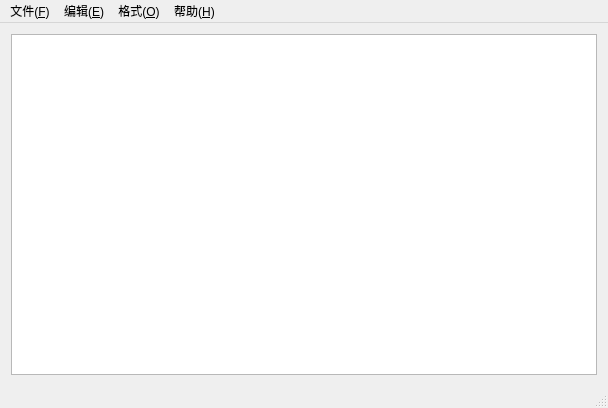
<?xml version="1.0" encoding="UTF-8"?>
<ui version="4.0">
 <class>MainWindow</class>
 <widget class="QMainWindow" name="MainWindow">
  <property name="windowModality">
   <enum>Qt::NonModal</enum>
  </property>
  <property name="geometry">
   <rect>
    <x>0</x>
    <y>0</y>
    <width>608</width>
    <height>408</height>
   </rect>
  </property>
  <property name="windowTitle">
   <string>MainWindow</string>
  </property>
  <property name="autoFillBackground">
   <bool>false</bool>
  </property>
  <widget class="QWidget" name="centralWidget">
   <layout class="QVBoxLayout" name="verticalLayout">
    <item>
     <widget class="QTextEdit" name="textEdit">
      <property name="autoFillBackground">
       <bool>true</bool>
      </property>
      <property name="styleSheet">
       <string notr="true">font: 10pt &quot;微软雅黑&quot;;</string>
      </property>
      <property name="frameShadow">
       <enum>QFrame::Sunken</enum>
      </property>
      <property name="lineWidth">
       <number>1</number>
      </property>
     </widget>
    </item>
   </layout>
  </widget>
  <widget class="QMenuBar" name="menuBar">
   <property name="geometry">
    <rect>
     <x>0</x>
     <y>0</y>
     <width>608</width>
     <height>23</height>
    </rect>
   </property>
   <widget class="QMenu" name="menu">
    <property name="title">
     <string>文件(&amp;F)</string>
    </property>
    <addaction name="newAction"/>
    <addaction name="openAction"/>
    <addaction name="saveAction"/>
    <addaction name="saveAsAction"/>
    <addaction name="separator"/>
    <addaction name="printAAction"/>
    <addaction name="exitAction"/>
   </widget>
   <widget class="QMenu" name="menuEdit_E">
    <property name="title">
     <string>编辑(&amp;E)</string>
    </property>
    <addaction name="undoAction"/>
    <addaction name="redoAction"/>
    <addaction name="separator"/>
    <addaction name="copyAction"/>
    <addaction name="pasteAction"/>
    <addaction name="cutActioin"/>
    <addaction name="separator"/>
    <addaction name="findAction"/>
    <addaction name="selectAllAction"/>
    <addaction name="separator"/>
    <addaction name="dateAction"/>
   </widget>
   <widget class="QMenu" name="menuHelp_H">
    <property name="title">
     <string>帮助(&amp;H)</string>
    </property>
    <addaction name="aboutAction"/>
    <addaction name="aboutQtAction"/>
    <addaction name="webAction"/>
   </widget>
   <widget class="QMenu" name="menuFromt">
    <property name="title">
     <string>格式(&amp;O)</string>
    </property>
    <addaction name="fontAction"/>
    <addaction name="colorAction"/>
   </widget>
   <addaction name="menu"/>
   <addaction name="menuEdit_E"/>
   <addaction name="menuFromt"/>
   <addaction name="menuHelp_H"/>
  </widget>
  <widget class="QStatusBar" name="statusBar">
   <property name="enabled">
    <bool>true</bool>
   </property>
   <property name="sizeGripEnabled">
    <bool>true</bool>
   </property>
  </widget>
  <action name="newAction">
   <property name="text">
    <string>新建(&amp;N)</string>
   </property>
  </action>
  <action name="saveAction">
   <property name="text">
    <string>保存(&amp;S)</string>
   </property>
  </action>
  <action name="saveAsAction">
   <property name="text">
    <string>另存为(&amp;A)</string>
   </property>
  </action>
  <action name="openAction">
   <property name="text">
    <string>打开(&amp;O)</string>
   </property>
  </action>
  <action name="printAAction">
   <property name="text">
    <string>打印(&amp;P)</string>
   </property>
  </action>
  <action name="exitAction">
   <property name="text">
    <string>退出(&amp;X)</string>
   </property>
  </action>
  <action name="undoAction">
   <property name="text">
    <string>撤销(&amp;U)</string>
   </property>
  </action>
  <action name="redoAction">
   <property name="text">
    <string>重做(&amp;R)</string>
   </property>
  </action>
  <action name="copyAction">
   <property name="text">
    <string>复制(&amp;C)</string>
   </property>
  </action>
  <action name="pasteAction">
   <property name="text">
    <string>粘贴(&amp;V)</string>
   </property>
  </action>
  <action name="cutActioin">
   <property name="text">
    <string>剪切(&amp;X)</string>
   </property>
  </action>
  <action name="selectAllAction">
   <property name="text">
    <string>全选(&amp;A)</string>
   </property>
  </action>
  <action name="dateAction">
   <property name="text">
    <string>时间/日期(&amp;D)</string>
   </property>
  </action>
  <action name="fontAction">
   <property name="text">
    <string>字体(&amp;F)</string>
   </property>
  </action>
  <action name="colorAction">
   <property name="text">
    <string>颜色(&amp;L)</string>
   </property>
  </action>
  <action name="aboutAction">
   <property name="text">
    <string>关于作者(&amp;A)</string>
   </property>
  </action>
  <action name="aboutQtAction">
   <property name="text">
    <string>关于Qt(&amp;Q)</string>
   </property>
  </action>
  <action name="webAction">
   <property name="text">
    <string>官网(&amp;W)</string>
   </property>
  </action>
  <action name="findAction">
   <property name="text">
    <string>查找(&amp;F)</string>
   </property>
  </action>
 </widget>
 <layoutdefault spacing="6" margin="11"/>
 <resources/>
 <connections/>
</ui>
